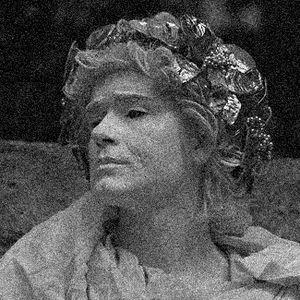
#> input picture non-web-files/kodim.jpg, 300 x 300 px, found by its file name
$ python blur.py
#> lines starting #> are read from the running program, lines starting #| are printed output that depends on the picture
import numpy as np
import cv2
import math
from PIL import Image
import scipy.fftpack as fp
from scipy import signal
import matplotlib.pyplot as plt

# Helper functions
# [106 lines left out: functions gauss_func_2D, build2DKernel, gaussBW_1p, gaussRGB_1p, gauss, not called in this run]

def fftgauss(sigma, img):
    """
    sigma: Standard deviation of the normal distribution
    img_name: filename of input image
    Returns: Blurred image as nparray
    """
#> called with sigma = 3, img = 'non-web-files/kodim.jpg'
    img_0 = Image.open(img)
#> img_0 is the input picture: PIL image 300x300 L; min 0, max 255, mean 80.3
    img_0 = np.asarray(img_0, dtype=np.uint8)
    gauss_kernel = np.outer(signal.gaussian(img_0.shape[0], 5), signal.gaussian(img_0.shape[1], 5))
    print(gauss_kernel)
#> (printed output is left out)
    freq = fp.fft2(img_0)
    freq_ker = fp.fft2(fp.ifftshift(gauss_kernel))
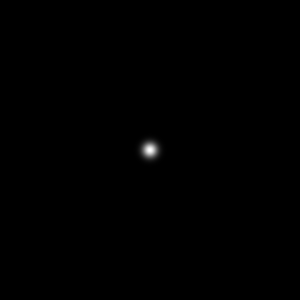
#> gauss_kernel: shape (300, 300) float64; min 0, max 0.99, mean 0.00175
    convolved = freq * freq_ker
    img_1 = fp.ifft2(convolved).real
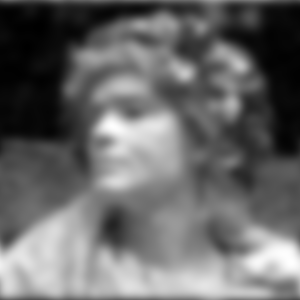
#> img_1: shape (300, 300) float64; min 2261.3, max 27392.3, mean 12616.8; drawn with min black and max white
    plt.imshow(img_1, 'gray')
    plt.show()

if __name__ == '__main__':
    fftgauss(3, 'non-web-files/kodim.jpg')
